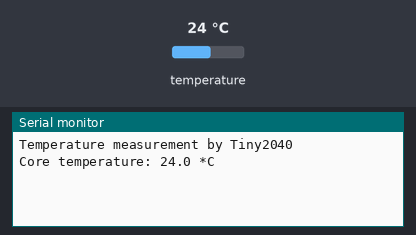
Recording of a sketch running on a simulated Raspberry Pi Pico. Shown: the last lines printed to the serial monitor. The inputs (shaded band) are chosen by the test bench; at power-on: temperature 24 °C.

Above: at 6.2 s.
6.3 s: temperature set to 12 °C
At 10.5 s:
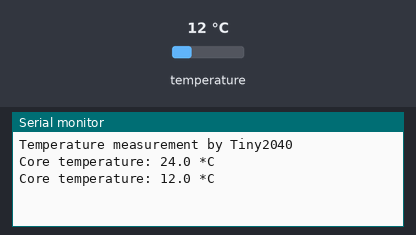
11.9 s: temperature set to 19 °C
At 15.5 s:
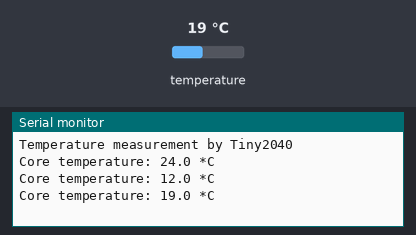
Timing chart, 0 to 17.0 s (numbered marks = the images above; inputs shaded):
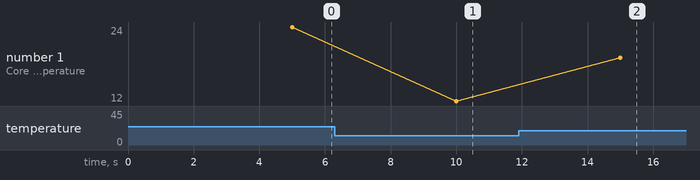

The sketch:

RP2040_Temperature.ino
```cpp
/* Released into the public domain */

void setup()
{
    Serial.begin(115200);
    delay(5000);
    Serial.printf("Temperature measurement by Tiny2040\n");
}

void loop()
{
    Serial.printf("Core temperature: %2.1f *C\n", analogReadTemp());
    delay(5000);
}
```

Measured:
- after the input at 6.3 s, the serial monitor: prints a new line after 3.7 s (image 1)
- after the input at 11.9 s, the serial monitor: prints a new line after 3.1 s (image 2)
- plotted number 1: 24 → 12 after the input at 6.3 s, 12 → 19 after the input at 11.9 s
